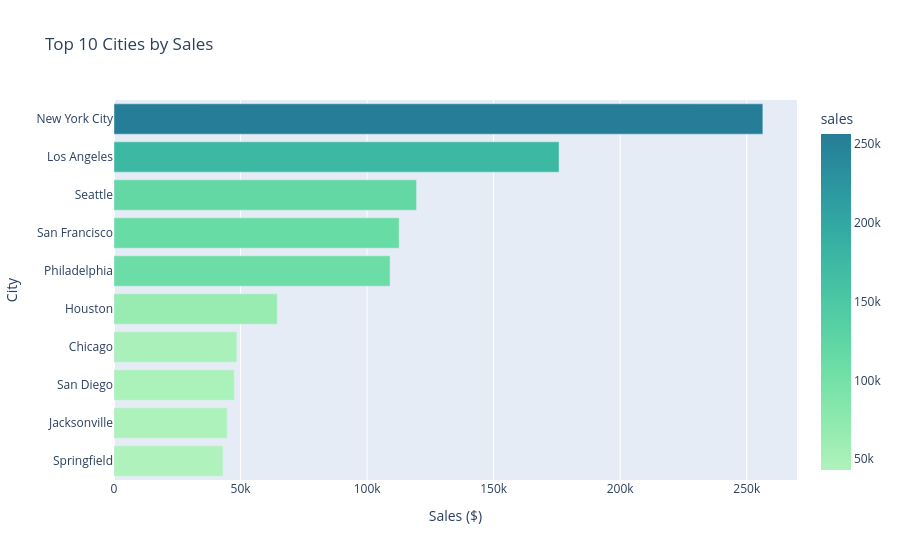

Notebook cell for this chart:
### Markdown cell above
### Plotly version

### Code cell
top_cities = df.groupby("city", as_index=False)["sales"].sum().nlargest(10, "sales")

fig = px.bar(
    top_cities, x="sales", y="city",
    orientation="h",
    title="Top 10 Cities by Sales",
    color="sales", color_continuous_scale="Tealgrn"
    
)
fig.update_layout(xaxis_title="Sales ($)", yaxis_title="City")
fig.update_layout(yaxis={'categoryorder':'total ascending'})
fig.write_image("../plots/top_10_cities_by_sales_plotly.png", scale=3)
fig.show()

### Figure 1 — Plotly figure (JSON) as saved in the notebook; plotly's stock layout.template omitted (floating-point values rounded to 4 significant figures)
{"data": [{"hovertemplate": "sales=%{marker.color}<br>city=%{y}<extra></extra>", "legendgroup": "", "marker": {"color": [256400.0, 175900.0, 119500.0, 112700.0, 109100.0, 64500.0, 48540.0, 47520.0, 44710.0, 43050.0], "coloraxis": "coloraxis", "pattern": {"shape": ""}}, "name": "", "orientation": "h", "showlegend": false, "textposition": "auto", "type": "bar", "x": [256400.0, 175900.0, 119500.0, 112700.0, 109100.0, 64500.0, 48540.0, 47520.0, 44710.0, 43050.0], "xaxis": "x", "y": ["New York City", "Los Angeles", "Seattle", "San Francisco", "Philadelphia", "Houston", "Chicago", "San Diego", "Jacksonville", "Springfield"], "yaxis": "y"}], "layout": {"barmode": "relative", "coloraxis": {"colorbar": {"title": {"text": "sales"}}, "colorscale": [[0, "rgb(176, 242, 188)"], [0.1667, "rgb(137, 232, 172)"], [0.3333, "rgb(103, 219, 165)"], [0.5, "rgb(76, 200, 163)"], [0.6667, "rgb(56, 178, 163)"], [0.8333, "rgb(44, 152, 160)"], [1, "rgb(37, 125, 152)"]]}, "legend": {"tracegroupgap": 0}, "title": {"text": "Top 10 Cities by Sales"}, "xaxis": {"anchor": "y", "domain": [0, 1], "title": {"text": "Sales ($)"}}, "yaxis": {"anchor": "x", "categoryorder": "total ascending", "domain": [0, 1], "title": {"text": "City"}}}}
